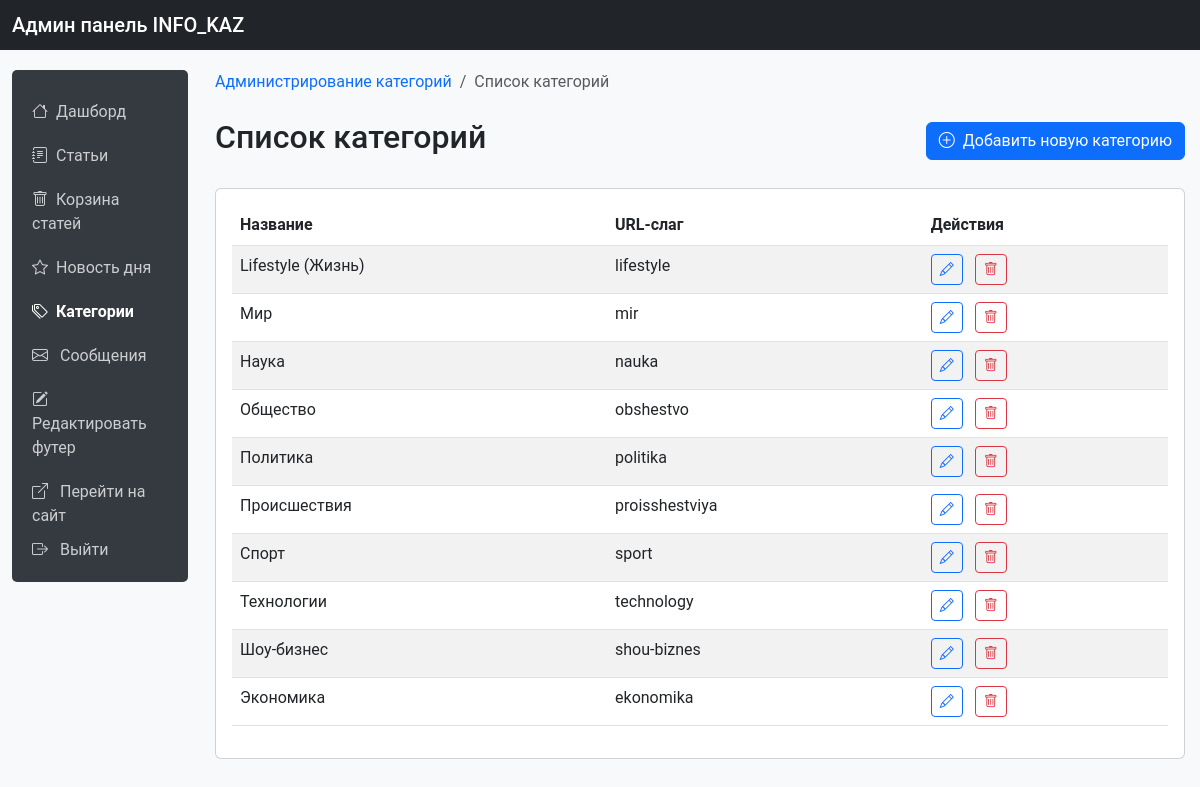
/aadminkaa01news/categories/ (signed in), run on the app's committed database.
### news/models.py (models this page shows, shortened)
class Category(models.Model):
    name = models.CharField(max_length=100, verbose_name='Название категории')
    slug = models.SlugField(max_length=100, unique=True, db_index=True, verbose_name='URL-слаг')
    class Meta:
        verbose_name = 'Категория'
        verbose_name_plural = 'Категории'
        ordering = ['name']

### news/views.py (the view)
@staff_member_required
def admin_category_list(request):
    categories_list = Category.objects.all().order_by('name')
    context = {
        'categories_list': categories_list,
        'categories': Category.objects.all(), # Для навигации
    }
    return render(request, 'news/admin/category_list.html', context)

### news/views.py (called while the page is built, shortened)
def get_footer_content(request):
    footer_content = FooterContent.objects.first()
    return {'footer_content': footer_content}

### news/templates/news/admin/category_list.html (shortened to what this page needs)
{% extends 'news/admin/admin_base.html' %}
{% block admin_content %}
<div class="row">
    <div class="col-12">
        <nav aria-label="breadcrumb" class="mb-4">
            <ol class="breadcrumb">
                 <li class="breadcrumb-item"><a href="{% url 'news:admin_category_list' %}" class="text-decoration-none">Администрирование категорий</a></li>
                <li class="breadcrumb-item active" aria-current="page">Список категорий</li>
            </ol>
        </nav>
        <div class="d-flex justify-content-between align-items-center mb-4">
            <h2>Список категорий</h2>
            <a href="{% url 'news:admin_category_create' %}" class="btn btn-primary">
                <i class="bi bi-plus-circle me-2"></i>Добавить новую категорию
            </a>
        </div>
        <div class="card">
            <div class="card-body">
                {% if categories_list %}
                    <table class="table table-striped table-hover">
                        <thead>
                            <tr>
                                <th scope="col">Название</th>
                                <th scope="col">URL-слаг</th>
                                <th scope="col">Действия</th>
                            </tr>
                        </thead>
                        <tbody>
                            {% for category in categories_list %}
                            <tr>
                                <td>{{ category.name }}</td>
                                <td>{{ category.slug }}</td>
                                <td>
                                    <a href="{% url 'news:admin_category_update' category.slug %}" class="btn btn-sm btn-outline-primary me-2" title="Редактировать">
                                        <i class="bi bi-pencil"></i>
                                    </a>
                                    <a href="{% url 'news:admin_category_delete' category.slug %}" class="btn btn-sm btn-outline-danger" title="Удалить">
                                        <i class="bi bi-trash"></i>
                                    </a>
                                </td>
                            </tr>
                            {% endfor %}
                        </tbody>
                    </table>
                {% else %}
                    <div class="alert alert-info mb-0">
                        <i class="bi bi-info-circle me-2"></i>
                        На данный момент категорий нет.
                    </div>
                {% endif %}
            </div>
        </div>
    </div>
</div>
{% endblock %}

### news/templates/news/admin/admin_base.html (style rules this page uses)
body { background-color: #f8f9fa; font-family: 'Roboto', sans-serif; }

### data on the page
Category: name "Lifestyle (Жизнь)", slug "lifestyle"
Category: name "Мир", slug "mir"
Category: name "Наука", slug "nauka"
Category: name "Общество", slug "obshestvo"
Category: name "Политика", slug "politika"
Category: name "Происшествия", slug "proisshestviya"
Category: name "Спорт", slug "sport"
Category: name "Технологии", slug "technology"
Category: name "Шоу-бизнес", slug "shou-biznes"
Category: name "Экономика", slug "ekonomika"
